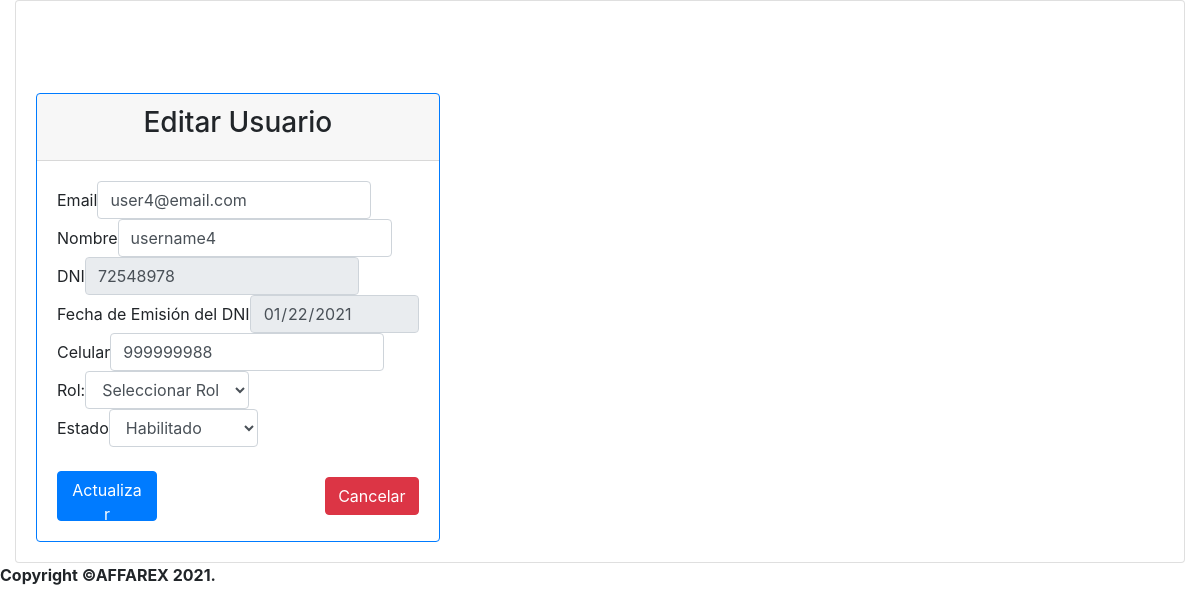
The page /moduloGestionSistema/getEditarUsuario.php?idusuario=4 (signed in) on the database its author committed.
### tables this page shows
CREATE TABLE `usuarios` (
  `idusuario` int(11) NOT NULL,
  `email` varchar(100) NOT NULL,
  `contrasenia` varchar(100) NOT NULL,
  `nombre` varchar(100) NOT NULL,
  `DNI` varchar(8) NOT NULL,
  `fecha_emision_dni` date NOT NULL,
  `celular` varchar(20) NOT NULL,
  `idrol` int(11) NOT NULL,
  `estado` varchar(30) NOT NULL
);

### Models/Conexion.php (called while the page is built)
<?php
	class Conexion {
		public static function Conectar() {
			try {
				$conexion = new PDO('mysql:host=localhost; dbname=affarex2', 'root', '123456789');
				$conexion->setAttribute(PDO::ATTR_ERRMODE, PDO::ERRMODE_EXCEPTION);
				$conexion->exec("SET CHARACTER SET UTF8");
			} catch (Exception $error) {
				die("Error: " . $error->getMessage());
				echo "Error en la línea " . $error->getLine();
			}
			return $conexion;
		}
	}
?>

### moduloGestionSistema/CC_UsuarioController.php (called while the page is built, shortened)
<?php
    class CC_UsuarioController {
        public function GetUsuarioById($idusuario)
        {
            require_once ("../Models/CE_Usuario.php");
            $usuarios = new CE_Usuario;
            return $usuarios->ObtenerDatosUsuario($idusuario);
        }
    }
?>

### Models/CE_Usuario.php (called while the page is built, shortened)
<?php
    require_once ("Conexion.php");
    class CE_Usuario extends Conexion {
		private $email;
		private $nombre;
        private $dni;
        private $fecha_emision_dni;
        private $celular;
        private $estado;
		public function setEmail ($email)
		{
			$this->email = $email;
		}
		public function getEmail ()
		{
			return $this->email;
		}
		public function setNombre ($nombre)
		{
			$this->nombre = $nombre;
		}
		public function getNombre ()
		{
			return $this->nombre;
		}
		public function setDni ($dni)
		{
			$this->dni = $dni;
		}
		public function getDni ()
		{
			return $this->dni;
        }
        public function setFecha_emision_dni ($fecha_emision_dni)
		{
			$this->fecha_emision_dni = $fecha_emision_dni;
		}
		public function getFecha_emision_dni ()
		{
			return $this->fecha_emision_dni;
		}
        public function setCelular ($celular)
		{
			$this->celular = $celular;
		}
		public function getCelular ()
		{
			return $this->celular;
		}
		public function setEstado ($estado)
		{
			$this->estado = $estado;
		}
		public function getEstado ()
		{
			return $this->estado;
		}
        public function ObtenerDatosUsuario ($idusuario)
        {
            $consulta = $this->Conectar()->prepare("SELECT * FROM usuarios WHERE idusuario = '$idusuario'");
            $consulta->execute();
			$datos = $consulta->fetch(PDO::FETCH_OBJ);
            $dusuarios = new CE_Usuario;
            if ($datos)
            {
                $dusuarios->setIdusuario($datos->idusuario);
                $dusuarios->setEmail($datos->email);
                $dusuarios->setPassword($datos->contrasenia);
                $dusuarios->setNombre($datos->nombre);
                $dusuarios->setDni($datos->DNI);
                $dusuarios->setFecha_emision_dni($datos->fecha_emision_dni);
                $dusuarios->setCelular($datos->celular);
                $dusuarios->setIdrol($datos->idrol);
                $dusuarios->setEstado($datos->estado);
            }
            return $dusuarios;
        }
    }
?>

### moduloGestionSistema/CI_EditarUsuario.php (the view, shortened to what this page needs)
<?php
    class CI_EditarUsuario {
        public function EditarUsuarioShow($idusuario)
        {
            require_once ("../Shared/head.php");
            require_once ("CC_UsuarioController.php");
            $usuario = new CC_UsuarioController;
            $usuarios = $usuario->GetUsuarioById($idusuario);
?>
                    <div class="card">
                    <br><br><br>
					<div class="card-body"  style="text-align: center;">
							<form class="form-inline" action="getEditarUsuario.php" method="POST">
                            <div class="row">
                                    <div class="col-md-12">
                                        <div class="card border-primary">
                                            <div class="card-header" style="text-align: center;">
                                                <h3>Editar Usuario</h3>
                                            </div>
                                            <div class="card-body">
                                                <div class="form-group">
                                                    <label >Email</label>
                                                    <input name="txtEmail" id="txtEmail" class="form-control" type="text" placeholder="Ingrese un correo electrónico" value="<?php echo $usuarios->getEmail(); ?>">
                                                </div>
                                                <div class="form-group">
                                                    <label>Nombre</label>
                                                    <input name="txtNombre" id="txtNombre" class="form-control" type="text" placeholder="Ingrese el nombre del usuario" value="<?php echo $usuarios->getNombre(); ?>">
                                                </div>
                                                <div class="form-group">
                                                    <label>DNI</label>
                                                    <input name="txtDNI" id="txtDNI" class="form-control" type="text" placeholder="Ingrese el DNI" value="<?php echo $usuarios->getDni(); ?>" disabled>
                                                </div>
                                                <div class="form-group">
                                                    <label>Fecha de Emisión del DNI</label>
                                                        <input name="txtFechaDNI" id="txtFechaDNI" class="form-control" type="date" placeholder="Ingrese la fecha" value="<?php echo $usuarios->getFecha_emision_dni(); ?>" disabled>
                                                </div>
                                                <div class="form-group">
                                                    <label>Celular</label>
                                                    <input name="txtCelular" id="txtCelular" class="form-control" type="text" placeholder="Ingrese el celular" value="<?php echo $usuarios->getCelular(); ?>">
                                                </div>
                                                <div class="form-group">
                                                    <label>Rol:</label>
                                                    <select class="form-control" name="selectRol" id="selectRol">
                                                        <option>Seleccionar Rol</option>
                                                    </select>
                                                </div>
                                                <?php
                                                    if ($usuarios->getEstado() == "Habilitado")
                                                    {
                                                ?>
                                                        <div class="form-group">
                                                            <label>Estado</label>
                                                            <select class="form-control" name="selectEstado" id="selectEstado">
                                                                <option selected value="Habilitado">Habilitado</option>
                                                            </select>
                                                        </div>
                                                <?php
                                                    }
                                                 ?>
                                                <br>
                                                    <div class="form-group d-flex justify-content-between" style=" text-align: center;">
                                                        <button type="submit" class="btn btn-primary" style=" width:100px; height:50px;"name="btnEnviarEdit" id="btnEnviarEdit">Actualizar</button>
                                                        <a class="btn btn-danger text-white" href="../moduloGestionSistema/getListaUsuarios.php" role="button">Cancelar</a>
                                                    </div>
                                        </div>
                                    </div>
                                </div>
                         </div>
                       </form>
                    </div>
<?php
            require_once ("../Shared/footer.php");
        }
    }
?>

### rows shown on the page
usuarios: txtEmail "user4@email.com", txtNombre "username4", txtDNI "72548978", txtFechaDNI "01/22/2021", txtCelular "999999988"
